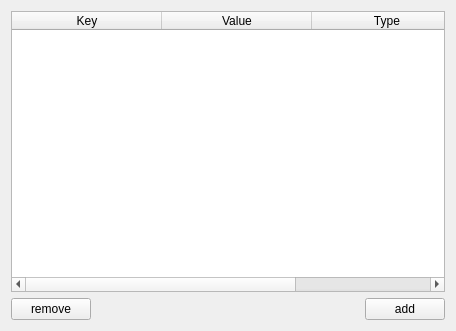
<?xml version="1.0" encoding="UTF-8"?>
<ui version="4.0">
 <class>TriplePropertyMapWidget</class>
 <widget class="QWidget" name="TriplePropertyMapWidget">
  <property name="geometry">
   <rect>
    <x>0</x>
    <y>0</y>
    <width>456</width>
    <height>331</height>
   </rect>
  </property>
  <property name="windowTitle">
   <string>TriplePropertyMap</string>
  </property>
  <layout class="QGridLayout" name="gridLayout">
   <item row="0" column="0">
    <widget class="QTableWidget" name="tableWidget">
     <property name="columnCount">
      <number>3</number>
     </property>
     <attribute name="horizontalHeaderDefaultSectionSize">
      <number>150</number>
     </attribute>
     <attribute name="horizontalHeaderStretchLastSection">
      <bool>true</bool>
     </attribute>
     <column>
      <property name="text">
       <string>Key</string>
      </property>
     </column>
     <column>
      <property name="text">
       <string>Value</string>
      </property>
     </column>
     <column>
      <property name="text">
       <string>Type</string>
      </property>
     </column>
    </widget>
   </item>
   <item row="1" column="0">
    <layout class="QHBoxLayout" name="horizontalLayout">
     <item>
      <widget class="QPushButton" name="btnRemove">
       <property name="toolTip">
        <string>Removes the selected property.</string>
       </property>
       <property name="text">
        <string>remove</string>
       </property>
      </widget>
     </item>
     <item>
      <spacer name="horizontalSpacer">
       <property name="orientation">
        <enum>Qt::Horizontal</enum>
       </property>
       <property name="sizeHint" stdset="0">
        <size>
         <width>40</width>
         <height>20</height>
        </size>
       </property>
      </spacer>
     </item>
     <item>
      <widget class="QPushButton" name="btnAdd">
       <property name="toolTip">
        <string>Adds a new property.</string>
       </property>
       <property name="text">
        <string>add</string>
       </property>
      </widget>
     </item>
    </layout>
   </item>
  </layout>
 </widget>
 <resources/>
 <connections/>
</ui>
